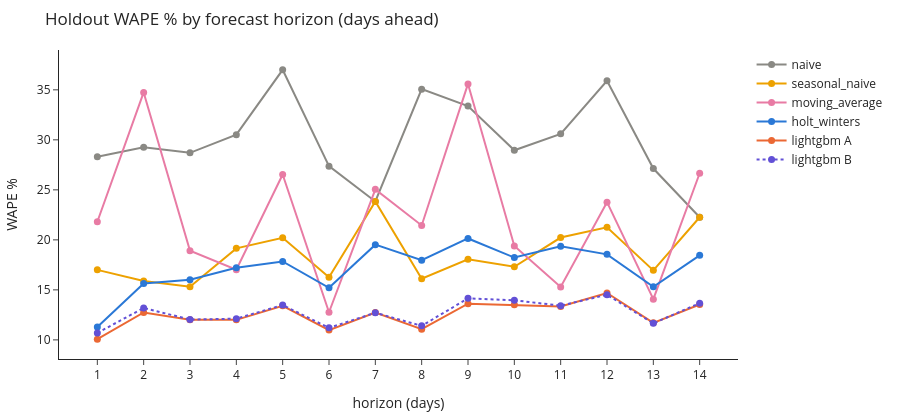

Notebook code for this chart:
### Markdown cell above
**Reading it:** LightGBM A has the lowest holdout WAPE in every family. The size of the win varies a lot:

- **Big wins** in GROCERY I, CLEANING and PERSONAL CARE, where Holt-Winters and seasonal naive miss by far more.
- **Small wins** in PRODUCE, DAIRY and BREAD/BAKERY, where Holt-Winters is within about 1-2 pp: these families have a
  stable weekly shape that a per-series smoothing model already captures well.
- **CLEANING** is the hardest family in the holdout (22 % vs about 13 % on selection), and every model struggled
  there; its best simple model was the moving average. FROZEN FOODS stays hard, as expected from notebook 01.

## 9. By horizon (1 to 14 days ahead)

### Code cell
hz = table(hold, ["horizon"])
fig = go.Figure()
for m in MODEL_ORDER:
    fig.add_scatter(x=hz.index, y=hz[m].round(2), name=m, mode="lines+markers", line=dict(color=MODEL_COLOR[m], width=2),
                    marker=dict(size=7), line_dash="dot" if m == "lightgbm B" else "solid")
fig.update_layout(**{**LAYOUT, "height": 420}, title="Holdout WAPE % by forecast horizon (days ahead)",
                  xaxis=dict(title="horizon (days)", dtick=1), yaxis_title="WAPE %")
fig.show()
print("LightGBM A has the lowest WAPE at", int((hz.drop(columns="lightgbm B").idxmin(axis=1) == "lightgbm A").sum()), "of 14 horizons")
print(f"LightGBM A: day 1 {hz.loc[1,'lightgbm A']:.1f}% -> mean of days 8-14 {hz.loc[8:14,'lightgbm A'].mean():.1f}%")
hz.round(1).T

### Figure 1 — Plotly figure (JSON) as saved in the notebook; plotly's stock layout.template omitted (floating-point values rounded to 4 significant figures)
{"data": [{"line": {"color": "#8a8984", "dash": "solid", "width": 2}, "marker": {"size": 7}, "mode": "lines+markers", "name": "naive", "type": "scatter", "x": [1, 2, 3, 4, 5, 6, 7, 8, 9, 10, 11, 12, 13, 14], "y": [28.3, 29.25, 28.7, 30.52, 37.0, 27.37, 23.84, 35.07, 33.38, 28.96, 30.6, 35.91, 27.13, 22.26]}, {"line": {"color": "#eda100", "dash": "solid", "width": 2}, "marker": {"size": 7}, "mode": "lines+markers", "name": "seasonal_naive", "type": "scatter", "x": [1, 2, 3, 4, 5, 6, 7, 8, 9, 10, 11, 12, 13, 14], "y": [17.0, 15.89, 15.32, 19.15, 20.2, 16.27, 23.84, 16.11, 18.05, 17.31, 20.23, 21.26, 16.95, 22.26]}, {"line": {"color": "#e87ba4", "dash": "solid", "width": 2}, "marker": {"size": 7}, "mode": "lines+markers", "name": "moving_average", "type": "scatter", "x": [1, 2, 3, 4, 5, 6, 7, 8, 9, 10, 11, 12, 13, 14], "y": [21.81, 34.74, 18.92, 17.01, 26.53, 12.76, 25.05, 21.44, 35.59, 19.39, 15.29, 23.77, 14.07, 26.66]}, {"line": {"color": "#2a78d6", "dash": "solid", "width": 2}, "marker": {"size": 7}, "mode": "lines+markers", "name": "holt_winters", "type": "scatter", "x": [1, 2, 3, 4, 5, 6, 7, 8, 9, 10, 11, 12, 13, 14], "y": [11.28, 15.64, 16.02, 17.22, 17.84, 15.21, 19.52, 17.97, 20.14, 18.23, 19.35, 18.55, 15.31, 18.45]}, {"line": {"color": "#eb6834", "dash": "solid", "width": 2}, "marker": {"size": 7}, "mode": "lines+markers", "name": "lightgbm A", "type": "scatter", "x": [1, 2, 3, 4, 5, 6, 7, 8, 9, 10, 11, 12, 13, 14], "y": [10.07, 12.74, 12.02, 12.0, 13.41, 10.98, 12.74, 11.07, 13.62, 13.51, 13.33, 14.69, 11.7, 13.54]}, {"line": {"color": "#6250d6", "dash": "dot", "width": 2}, "marker": {"size": 7}, "mode": "lines+markers", "name": "lightgbm B", "type": "scatter", "x": [1, 2, 3, 4, 5, 6, 7, 8, 9, 10, 11, 12, 13, 14], "y": [10.69, 13.19, 12.03, 12.12, 13.48, 11.2, 12.71, 11.4, 14.15, 13.96, 13.42, 14.51, 11.65, 13.67]}], "layout": {"font": {"size": 12}, "height": 420, "legend": {"title": {}}, "margin": {"b": 40, "l": 50, "r": 20, "t": 50}, "title": {"text": "Holdout WAPE % by forecast horizon (days ahead)"}, "xaxis": {"dtick": 1, "title": {"text": "horizon (days)"}}, "yaxis": {"title": {"text": "WAPE %"}}}}
